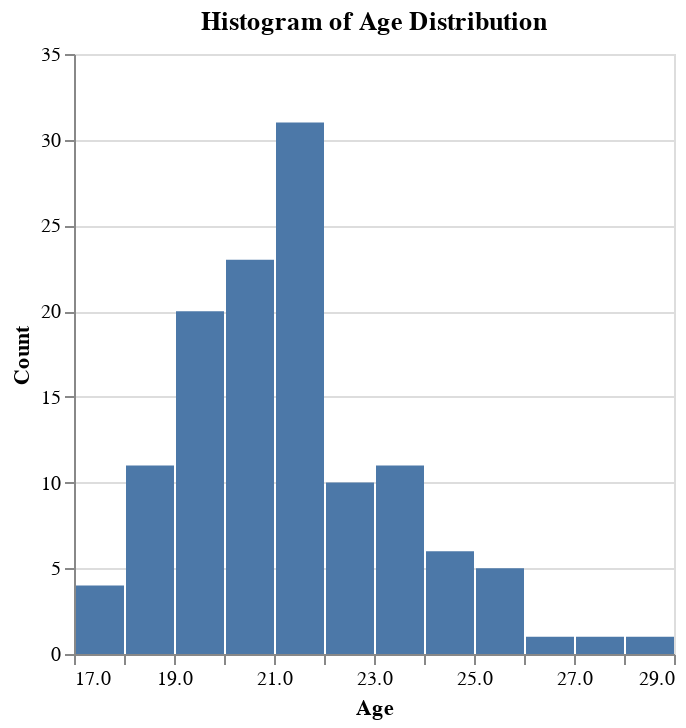

Write notebook code for a chart like this one.
### Code cell
vis2_static = alt.Chart(df).mark_bar().encode(
    x=alt.X('age:Q', bin=alt.Bin(maxbins=20), title='Age'),
    y=alt.Y('count():Q', title='Count')
).properties(
    title='Histogram of Age Distribution'
)

vis2_static

### Figure 1 — Vega-Lite specification as saved in the notebook (floating-point values rounded to 4 significant figures)
{"config": {"view": {"continuousWidth": 300, "continuousHeight": 300}}, "data": {"name": "data-5503495432072005aeacbbcd8d4d1574"}, "mark": {"type": "bar"}, "encoding": {"x": {"bin": {"maxbins": 20}, "field": "age", "title": "Age", "type": "quantitative"}, "y": {"aggregate": "count", "title": "Count", "type": "quantitative"}}, "title": "Histogram of Age Distribution", "$schema": "https://vega.github.io/schema/vega-lite/v5.16.3.json", "datasets": {"data-5503495432072005aeacbbcd8d4d1574": [{"age": 24, "major": "Software Engineering Systems", "college": "Khoury College of Computer Sciences", "gender": "Male", "height": 5.58, "weight": 156, "time_working_out": 24, "bicep_curl": 30, "bench_press": 95}, {"age": 19, "major": "Computer Science and Game Development", "college": "Khoury College of Computer Sciences", "gender": "Male ", "height": 5.58, "weight": 165, "time_working_out": 18, "bicep_curl": 100, "bench_press": 160}, {"age": 20, "major": "Data Science and Math ", "college": "Khoury College of Computer Sciences", "gender": "Male ", "height": 5.08, "weight": 160, "time_working_out": 24, "bicep_curl": 40, "bench_press": 200}, {"age": 21, "major": "Data Science and Math ", "college": "Khoury College of Computer Sciences", "gender": "Male", "height": 6.17, "weight": 200, "time_working_out": 30, "bicep_curl": 35, "bench_press": 200}, {"age": 21, "major": "Marketing and Communications", "college": "D'Amore-McKim School of Business", "gender": "Male", "height": 5.75, "weight": 160, "time_working_out": 24, "bicep_curl": 50, "bench_press": 215}, {"age": 19, "major": "Computer Science and Business", "college": "D'Amore-McKim School of Business", "gender": "Male", "height": 5.08, "weight": 180, "time_working_out": 30, "bicep_curl": 60, "bench_press": 285}, {"age": 21, "major": "Mechanical Engineering", "college": "College of Engineering", "gender": "Male ", "height": 5.08, "weight": 175, "time_working_out": 27, "bicep_curl": 75, "bench_press": 235}, {"age": 23, "major": "Software Engineering ", "college": "Khoury College of Computer Sciences", "gender": "Male", "height": 6.08, "weight": 176, "time_working_out": 1, "bicep_curl": 20, "bench_press": 30}, {"age": 25, "major": "Chemical Engineering ", "college": "College of Engineering", "gender": "Male", "height": 6.33, "weight": 200, "time_working_out": 2, "bicep_curl": 40, "bench_press": 130}, {"age": 20, "major": "Political Science", "college": "College of Social Sciences and Humanities", "gender": "Male", "height": 6.17, "weight": 145, "time_working_out": 0, "bicep_curl": 35, "bench_press": 50}, {"age": 18, "major": "Business Administration", "college": "D'Amore-McKim School of Business", "gender": "Female", "height": 5.17, "weight": 170, "time_working_out": 3, "bicep_curl": 25, "bench_press": 25}, {"age": 27, "major": "Architecture", "college": "College of Arts, Media and Design", "gender": "Male", "height": 5.08, "weight": 165, "time_working_out": 6, "bicep_curl": 50, "bench_press": 70}, {"age": 22, "major": "Mechanical Engineering and Design", "college": "College of Engineering", "gender": "Female", "height": 5.42, "weight": 133, "time_working_out": 48, "bicep_curl": 22, "bench_press": 60}, {"age": 21, "major": "Biochemistry and Data Science ", "college": "College of Science", "gender": "Male", "height": 5.75, "weight": 185, "time_working_out": 48, "bicep_curl": 40, "bench_press": 225}, {"age": 19, "major": "Computer Science ", "college": "Khoury College of Computer Sciences", "gender": "Male", "height": 6.17, "weight": 182, "time_working_out": 9, "bicep_curl": 25, "bench_press": 60}, {"age": 19, "major": "Computer Science ", "college": "Khoury College of Computer Sciences", "gender": "Male", "height": 5.08, "weight": 135, "time_working_out": 1, "bicep_curl": 25, "bench_press": 95}, {"age": 19, "major": "Computer Science and Economics", "college": "Khoury College of Computer Sciences", "gender": "Male", "height": 5.75, "weight": 160, "time_working_out": 24, "bicep_curl": 50, "bench_press": 205}, {"age": 18, "major": "Computer Science", "college": "Khoury College of Computer Sciences", "gender": "Male", "height": 5.67, "weight": 152, "time_working_out": 12, "bicep_curl": 50, "bench_press": 225}, {"age": 18, "major": "Business Administration", "college": "D'Amore-McKim School of Business", "gender": "Male", "height": 5.5, "weight": 123, "time_working_out": 4, "bicep_curl": 25, "bench_press": 125}, {"age": 21, "major": "Finance & Data Science ", "college": "D'Amore-McKim School of Business", "gender": "Female ", "height": 5.58, "weight": 112, "time_working_out": 48, "bicep_curl": 20, "bench_press": 75}, {"age": 21, "major": "Computer Science and Biology", "college": "Khoury College of Computer Sciences", "gender": "Female", "height": 5.25, "weight": 100, "time_working_out": 4, "bicep_curl": 15, "bench_press": 45}, {"age": 21, "major": "Business Administration", "college": "D'Amore-McKim School of Business", "gender": "Female", "height": 5.5, "weight": 103, "time_working_out": 4, "bicep_curl": 20, "bench_press": 45}, {"age": 20, "major": "Computer Science", "college": "Khoury College of Computer Sciences", "gender": "Female", "height": 5.0, "weight": 105, "time_working_out": 3, "bicep_curl": 15, "bench_press": 80}, {"age": 19, "major": "Computer Science and Math", "college": "Khoury College of Computer Sciences", "gender": "Male", "height": 5.33, "weight": 125, "time_working_out": 4, "bicep_curl": 35, "bench_press": 110}, {"age": 21, "major": "Business Administration", "college": "D'Amore-McKim School of Business", "gender": "Female", "height": 5.3, "weight": 155, "time_working_out": 6, "bicep_curl": 30, "bench_press": 121}, {"age": 18, "major": "Business Administration", "college": "D'Amore-McKim School of Business", "gender": "Female", "height": 5.6, "weight": 168, "time_working_out": 2, "bicep_curl": 33, "bench_press": 132}, {"age": 17, "major": "Biology", "college": "College of Science", "gender": "Female", "height": 5.2, "weight": 124, "time_working_out": 3, "bicep_curl": 23, "bench_press": 97}, {"age": 24, "major": "Journalism", "college": "College of Arts, Media and Design", "gender": "Female", "height": 5.4, "weight": 145, "time_working_out": 1, "bicep_curl": 24, "bench_press": 112}, {"age": 21, "major": "Nursing", "college": "Bouvé College of Health Sciences", "gender": "Female", "height": 5.2, "weight": 101, "time_working_out": 6, "bicep_curl": 22, "bench_press": 84}, {"age": 19, "major": "Pharmaceutical Studies", "college": "Bouvé College of Health Sciences", "gender": "Female", "height": 5.1, "weight": 87, "time_working_out": 6, "bicep_curl": 18, "bench_press": 72}, {"age": 18, "major": "Physics", "college": "College of Science", "gender": "Female", "height": 5.3, "weight": 97, "time_working_out": 3, "bicep_curl": 26, "bench_press": 75}, {"age": 20, "major": "Civil Engineering", "college": "College of Engineering", "gender": "Female", "height": 5.5, "weight": 132, "time_working_out": 12, "bicep_curl": 25, "bench_press": 106}, {"age": 21, "major": "Computer Engineering", "college": "College of Engineering", "gender": "Female", "height": 5.2, "weight": 116, "time_working_out": 15, "bicep_curl": 27, "bench_press": 87}, {"age": 21, "major": "Cybersecurity", "college": "Khoury College of Computer Sciences", "gender": "Female", "height": 5.3, "weight": 94, "time_working_out": 3, "bicep_curl": 27, "bench_press": 78}, {"age": 25, "major": "English", "college": "College of Social Sciences and Humanities", "gender": "Female", "height": 5.1, "weight": 99, "time_working_out": 18, "bicep_curl": 21, "bench_press": 77}, {"age": 21, "major": "Human Services", "college": "College of Social Sciences and Humanities", "gender": "Female", "height": 5.8, "weight": 152, "time_working_out": 18, "bicep_curl": 33, "bench_press": 114}, {"age": 20, "major": "Philosophy", "college": "College of Social Sciences and Humanities", "gender": "Female", "height": 5.4, "weight": 138, "time_working_out": 12, "bicep_curl": 27, "bench_press": 110}, {"age": 21, "major": "Game Design", "college": "College of Arts, Media and Design", "gender": "Female", "height": 5.4, "weight": 177, "time_working_out": 6, "bicep_curl": 45, "bench_press": 123}, {"age": 23, "major": "Business Administration", "college": "D'Amore-McKim School of Business", "gender": "Female", "height": 5.6, "weight": 136, "time_working_out": 12, "bicep_curl": 25, "bench_press": 105}, {"age": 21, "major": "Business Administration", "college": "D'Amore-McKim School of Business", "gender": "Female", "height": 5.2, "weight": 133, "time_working_out": 3, "bicep_curl": 28, "bench_press": 107}, {"age": 20, "major": "Cell and Molecular Biology", "college": "College of Science", "gender": "Female", "height": 5.4, "weight": 104, "time_working_out": 10, "bicep_curl": 22, "bench_press": 84}, {"age": 21, "major": "Biochemistry", "college": "College of Science", "gender": "Female", "height": 5.9, "weight": 84, "time_working_out": 12, "bicep_curl": 28, "bench_press": 70}, {"age": 19, "major": "Biochemistry", "college": "College of Science", "gender": "Female", "height": 5.3, "weight": 89, "time_working_out": 8, "bicep_curl": 28, "bench_press": 72}, {"age": 20, "major": "Biochemistry", "college": "College of Science", "gender": "Female", "height": 5.3, "weight": 116, "time_working_out": 6, "bicep_curl": 28, "bench_press": 98}, {"age": 20, "major": "Biochemistry", "college": "College of Science", "gender": "Female", "height": 5.0, "weight": 115, "time_working_out": 12, "bicep_curl": 31, "bench_press": 96}, {"age": 22, "major": "Theatre", "college": "College of Arts, Media and Design", "gender": "Female", "height": 5.7, "weight": 130, "time_working_out": 6, "bicep_curl": 29, "bench_press": 102}, {"age": 22, "major": "Theatre", "college": "College of Arts, Media and Design", "gender": "Female", "height": 5.0, "weight": 135, "time_working_out": 12, "bicep_curl": 30, "bench_press": 108}, {"age": 17, "major": "Theatre", "college": "College of Arts, Media and Design", "gender": "Female", "height": 5.6, "weight": 115, "time_working_out": 8, "bicep_curl": 26, "bench_press": 92}, {"age": 20, "major": "Theatre", "college": "College of Arts, Media and Design", "gender": "Female", "height": 5.4, "weight": 122, "time_working_out": 3, "bicep_curl": 27, "bench_press": 95}, {"age": 21, "major": "Theatre", "college": "College of Arts, Media and Design", "gender": "Female", "height": 5.5, "weight": 131, "time_working_out": 12, "bicep_curl": 25, "bench_press": 103}, {"age": 22, "major": "Theatre", "college": "College of Arts, Media and Design", "gender": "Female", "height": 5.4, "weight": 149, "time_working_out": 24, "bicep_curl": 35, "bench_press": 108}, {"age": 23, "major": "Theatre", "college": "College of Arts, Media and Design", "gender": "Female", "height": 5.3, "weight": 162, "time_working_out": 12, "bicep_curl": 40, "bench_press": 119}, {"age": 26, "major": "Public Health", "college": "Bouvé College of Health Sciences", "gender": "Female", "height": 5.3, "weight": 104, "time_working_out": 6, "bicep_curl": 24, "bench_press": 81}, {"age": 21, "major": "Public Health", "college": "Bouvé College of Health Sciences", "gender": "Female", "height": 5.3, "weight": 101, "time_working_out": 6, "bicep_curl": 24, "bench_press": 81}, {"age": 21, "major": "Public Health", "college": "Bouvé College of Health Sciences", "gender": "Female", "height": 5.3, "weight": 97, "time_working_out": 6, "bicep_curl": 21, "bench_press": 78}, {"age": 18, "major": "Political Science", "college": "College of Social Sciences and Humanities", "gender": "Female", "height": 5.3, "weight": 80, "time_working_out": 3, "bicep_curl": 14, "bench_press": 68}, {"age": 19, "major": "Political Science", "college": "College of Social Sciences and Humanities", "gender": "Female", "height": 5.3, "weight": 88, "time_working_out": 1, "bicep_curl": 23, "bench_press": 66}, {"age": 21, "major": "Political Science", "college": "College of Social Sciences and Humanities", "gender": "Female", "height": 5.6, "weight": 136, "time_working_out": 1, "bicep_curl": 27, "bench_press": 108}, {"age": 20, "major": "Political Science", "college": "College of Social Sciences and Humanities", "gender": "Female", "height": 5.6, "weight": 154, "time_working_out": 24, "bicep_curl": 31, "bench_press": 120}, {"age": 19, "major": "Political Science", "college": "College of Social Sciences and Humanities", "gender": "Female", "height": 5.3, "weight": 123, "time_working_out": 12, "bicep_curl": 30, "bench_press": 88}, {"age": 19, "major": "Political Science", "college": "College of Social Sciences and Humanities", "gender": "Female", "height": 5.3, "weight": 109, "time_working_out": 18, "bicep_curl": 27, "bench_press": 86}, {"age": 20, "major": "Political Science", "college": "College of Social Sciences and Humanities", "gender": "Female", "height": 5.1, "weight": 87, "time_working_out": 24, "bicep_curl": 22, "bench_press": 71}, {"age": 21, "major": "French", "college": "College of Social Sciences and Humanities", "gender": "Female", "height": 5.3, "weight": 156, "time_working_out": 12, "bicep_curl": 32, "bench_press": 124}, {"age": 18, "major": "Spanish", "college": "College of Social Sciences and Humanities", "gender": "Female", "height": 5.2, "weight": 88, "time_working_out": 6, "bicep_curl": 19, "bench_press": 68}, {"age": 23, "major": "Spanish", "college": "College of Social Sciences and Humanities", "gender": "Female", "height": 5.6, "weight": 139, "time_working_out": 18, "bicep_curl": 31, "bench_press": 110}, {"age": 20, "major": "Music", "college": "College of Arts, Media and Design", "gender": "Female", "height": 5.1, "weight": 130, "time_working_out": 3, "bicep_curl": 35, "bench_press": 106}, {"age": 19, "major": "Music Technology", "college": "College of Arts, Media and Design", "gender": "Female", "height": 5.1, "weight": 124, "time_working_out": 12, "bicep_curl": 30, "bench_press": 96}, {"age": 21, "major": "Music Technology", "college": "College of Arts, Media and Design", "gender": "Female", "height": 5.1, "weight": 88, "time_working_out": 6, "bicep_curl": 23, "bench_press": 70}, {"age": 22, "major": "Music Technology", "college": "College of Arts, Media and Design", "gender": "Female", "height": 5.5, "weight": 151, "time_working_out": 12, "bicep_curl": 38, "bench_press": 108}, {"age": 21, "major": "Music Technology", "college": "College of Arts, Media and Design", "gender": "Female", "height": 5.5, "weight": 142, "time_working_out": 18, "bicep_curl": 31, "bench_press": 114}, {"age": 20, "major": "Pharmaceutical Sciences", "college": "Bouvé College of Health Sciences", "gender": "Female", "height": 5.1, "weight": 99, "time_working_out": 18, "bicep_curl": 25, "bench_press": 74}, {"age": 23, "major": "Applied Physics", "college": "College of Science", "gender": "Female", "height": 5.7, "weight": 138, "time_working_out": 3, "bicep_curl": 30, "bench_press": 114}, {"age": 21, "major": "Applied Physics", "college": "College of Science", "gender": "Female", "height": 5.5, "weight": 131, "time_working_out": 3, "bicep_curl": 26, "bench_press": 111}, {"age": 22, "major": "Applied Physics", "college": "College of Science", "gender": "Female", "height": 5.5, "weight": 118, "time_working_out": 6, "bicep_curl": 29, "bench_press": 93}, {"age": 23, "major": "Behavioral Neuroscience", "college": "College of Science", "gender": "Female", "height": 5.2, "weight": 135, "time_working_out": 12, "bicep_curl": 24, "bench_press": 105}, {"age": 18, "major": "Behavioral Neuroscience", "college": "College of Science", "gender": "Female", "height": 5.2, "weight": 113, "time_working_out": 12, "bicep_curl": 23, "bench_press": 89}, {"age": 20, "major": "Behavioral Neuroscience", "college": "College of Science", "gender": "Female", "height": 5.2, "weight": 103, "time_working_out": 12, "bicep_curl": 23, "bench_press": 79}, {"age": 21, "major": "Behavioral Neuroscience", "college": "College of Science", "gender": "Female", "height": 5.7, "weight": 175, "time_working_out": 12, "bicep_curl": 30, "bench_press": 126}, {"age": 23, "major": "Behavioral Neuroscience", "college": "College of Science", "gender": "Female", "height": 5.6, "weight": 118, "time_working_out": 12, "bicep_curl": 20, "bench_press": 91}, {"age": 20, "major": "Behavioral Neuroscience", "college": "College of Science", "gender": "Male", "height": 6.1, "weight": 128, "time_working_out": 36, "bicep_curl": 46, "bench_press": 147}, {"age": 19, "major": "Behavioral Neuroscience", "college": "College of Science", "gender": "Male", "height": 5.8, "weight": 133, "time_working_out": 24, "bicep_curl": 44, "bench_press": 155}, {"age": 17, "major": "Architecture", "college": "College of Arts, Media and Design", "gender": "Male", "height": 6.0, "weight": 170, "time_working_out": 6, "bicep_curl": 55, "bench_press": 206}, {"age": 23, "major": "Architecture", "college": "College of Arts, Media and Design", "gender": "Male", "height": 5.6, "weight": 106, "time_working_out": 36, "bicep_curl": 35, "bench_press": 121}, {"age": 22, "major": "Architecture", "college": "College of Arts, Media and Design", "gender": "Male", "height": 5.8, "weight": 112, "time_working_out": 18, "bicep_curl": 35, "bench_press": 130}, {"age": 29, "major": "Architecture", "college": "College of Arts, Media and Design", "gender": "Male", "height": 5.9, "weight": 152, "time_working_out": 18, "bicep_curl": 52, "bench_press": 189}, {"age": 18, "major": "Architecture", "college": "College of Arts, Media and Design", "gender": "Male", "height": 5.5, "weight": 177, "time_working_out": 12, "bicep_curl": 55, "bench_press": 216}, {"age": 18, "major": "Mathematics", "college": "College of Science", "gender": "Male", "height": 5.8, "weight": 165, "time_working_out": 24, "bicep_curl": 54, "bench_press": 203}, {"age": 20, "major": "Mathematics", "college": "College of Science", "gender": "Male", "height": 6.0, "weight": 194, "time_working_out": 36, "bicep_curl": 50, "bench_press": 237}, {"age": 24, "major": "Mathematics", "college": "College of Science", "gender": "Male", "height": 6.0, "weight": 147, "time_working_out": 12, "bicep_curl": 39, "bench_press": 174}, {"age": 19, "major": "Mathematics", "college": "College of Science", "gender": "Male", "height": 5.8, "weight": 170, "time_working_out": 48, "bicep_curl": 44, "bench_press": 202}, {"age": 20, "major": "Mathematics", "college": "College of Science", "gender": "Male", "height": 6.0, "weight": 188, "time_working_out": 12, "bicep_curl": 57, "bench_press": 232}, {"age": 25, "major": "Mathematics", "college": "College of Science", "gender": "Male", "height": 5.8, "weight": 151, "time_working_out": 12, "bicep_curl": 49, "bench_press": 183}, {"age": 23, "major": "Mathematics", "college": "College of Science", "gender": "Male", "height": 5.9, "weight": 168, "time_working_out": 18, "bicep_curl": 60, "bench_press": 208}, {"age": 23, "major": "Computer Science", "college": "Khoury College of Computer Sciences", "gender": "Male", "height": 5.9, "weight": 151, "time_working_out": 12, "bicep_curl": 50, "bench_press": 180}, {"age": 21, "major": "Computer Science", "college": "Khoury College of Computer Sciences", "gender": "Male", "height": 5.9, "weight": 200, "time_working_out": 6, "bicep_curl": 57, "bench_press": 251}, {"age": 19, "major": "Computer Science", "college": "Khoury College of Computer Sciences", "gender": "Male", "height": 6.1, "weight": 161, "time_working_out": 18, "bicep_curl": 40, "bench_press": 194}, {"age": 19, "major": "Computer Science", "college": "Khoury College of Computer Sciences", "gender": "Male", "height": 6.0, "weight": 167, "time_working_out": 12, "bicep_curl": 59, "bench_press": 202}, {"age": 20, "major": "Computer Science", "college": "Khoury College of Computer Sciences", "gender": "Male", "height": 5.9, "weight": 114, "time_working_out": 6, "bicep_curl": 38, "bench_press": 128}, {"age": 21, "major": "Computer Science", "college": "Khoury College of Computer Sciences", "gender": "Male", "height": 5.9, "weight": 137, "time_working_out": 6, "bicep_curl": 48, "bench_press": 160}, {"age": 19, "major": "Computer Science", "college": "Khoury College of Computer Sciences", "gender": "Male", "height": 5.6, "weight": 165, "time_working_out": 18, "bicep_curl": 52, "bench_press": 207}, {"age": 21, "major": "Computer Science", "college": "Khoury College of Computer Sciences", "gender": "Male", "height": 5.8, "weight": 118, "time_working_out": 18, "bicep_curl": 40, "bench_press": 136}, {"age": 22, "major": "Computer Science", "college": "Khoury College of Computer Sciences", "gender": "Male", "height": 6.3, "weight": 182, "time_working_out": 12, "bicep_curl": 52, "bench_press": 220}, {"age": 20, "major": "Computer Science", "college": "Khoury College of Computer Sciences", "gender": "Male", "height": 6.4, "weight": 175, "time_working_out": 24, "bicep_curl": 50, "bench_press": 224}, {"age": 25, "major": "Computer Science", "college": "Khoury College of Computer Sciences", "gender": "Male", "height": 5.9, "weight": 174, "time_working_out": 12, "bicep_curl": 55, "bench_press": 210}, {"age": 25, "major": "Data Science", "college": "Khoury College of Computer Sciences", "gender": "Male", "height": 5.7, "weight": 147, "time_working_out": 24, "bicep_curl": 51, "bench_press": 184}, {"age": 24, "major": "Data Science", "college": "Khoury College of Computer Sciences", "gender": "Male", "height": 5.8, "weight": 194, "time_working_out": 12, "bicep_curl": 51, "bench_press": 238}, {"age": 20, "major": "Data Science", "college": "Khoury College of Computer Sciences", "gender": "Male", "height": 6.3, "weight": 192, "time_working_out": 18, "bicep_curl": 61, "bench_press": 248}, {"age": 21, "major": "Data Science", "college": "Khoury College of Computer Sciences", "gender": "Male", "height": 5.8, "weight": 192, "time_working_out": 12, "bicep_curl": 60, "bench_press": 237}, {"age": 19, "major": "Business Administration", "college": "D'Amore-McKim School of Business", "gender": "Male", "height": 5.8, "weight": 141, "time_working_out": 18, "bicep_curl": 43, "bench_press": 169}, {"age": 19, "major": "Business Administration", "college": "D'Amore-McKim School of Business", "gender": "Male", "height": 5.4, "weight": 127, "time_working_out": 12, "bicep_curl": 41, "bench_press": 147}, {"age": 18, "major": "Business Administration", "college": "D'Amore-McKim School of Business", "gender": "Male", "height": 5.7, "weight": 157, "time_working_out": 12, "bicep_curl": 42, "bench_press": 188}, {"age": 20, "major": "Business Administration", "college": "D'Amore-McKim School of Business", "gender": "Male", "height": 5.5, "weight": 140, "time_working_out": 18, "bicep_curl": 43, "bench_press": 170}, {"age": 21, "major": "Business Administration", "college": "D'Amore-McKim School of Business", "gender": "Male", "height": 5.8, "weight": 168, "time_working_out": 24, "bicep_curl": 67, "bench_press": 199}, {"age": 24, "major": "Business Administration", "college": "D'Amore-McKim School of Business", "gender": "Male", "height": 6.0, "weight": 162, "time_working_out": 24, "bicep_curl": 60, "bench_press": 192}, {"age": 22, "major": "Business Administration", "college": "D'Amore-McKim School of Business", "gender": "Male", "height": 5.8, "weight": 142, "time_working_out": 36, "bicep_curl": 43, "bench_press": 168}, {"age": 19, "major": "Philosophy", "college": "College of Social Sciences and Humanities", "gender": "Male", "height": 6.0, "weight": 112, "time_working_out": 48, "bicep_curl": 36, "bench_press": 123}, {"age": 21, "major": "Philosophy", "college": "College of Social Sciences and Humanities", "gender": "Male", "height": 6.0, "weight": 181, "time_working_out": 12, "bicep_curl": 65, "bench_press": 220}, {"age": 20, "major": "Philosophy", "college": "College of Social Sciences and Humanities", "gender": "Male", "height": 5.7, "weight": 133, "time_working_out": 24, "bicep_curl": 37, "bench_press": 156}, {"age": 23, "major": "Pharmacy", "college": "Bouvé College of Health Sciences", "gender": "Male", "height": 6.1, "weight": 170, "time_working_out": 36, "bicep_curl": 44, "bench_press": 215}, {"age": 20, "major": "Pharmacy", "college": "Bouvé College of Health Sciences", "gender": "Male", "height": 5.7, "weight": 179, "time_working_out": 24, "bicep_curl": 59, "bench_press": 221}, {"age": 22, "major": "Politics, Philosophy, Economics", "college": "College of Social Sciences and Humanities", "gender": "Male", "height": 5.8, "weight": 181, "time_working_out": 12, "bicep_curl": 47, "bench_press": 228}, {"age": 24, "major": "Pharmacy", "college": "Bouvé College of Health Sciences", "gender": "Male", "height": 6.0, "weight": 146, "time_working_out": 36, "bicep_curl": 47, "bench_press": 185}, {"age": 21, "major": "Politics, Philosophy, Economics", "college": "College of Social Sciences and Humanities", "gender": "Male", "height": 6.0, "weight": 173, "time_working_out": 24, "bicep_curl": 43, "bench_press": 210}, {"age": 17, "major": "Politics, Philosophy, Economics", "college": "College of Social Sciences and Humanities", "gender": "Male", "height": 5.8, "weight": 150, "time_working_out": 24, "bicep_curl": 40, "bench_press": 181}]}}
